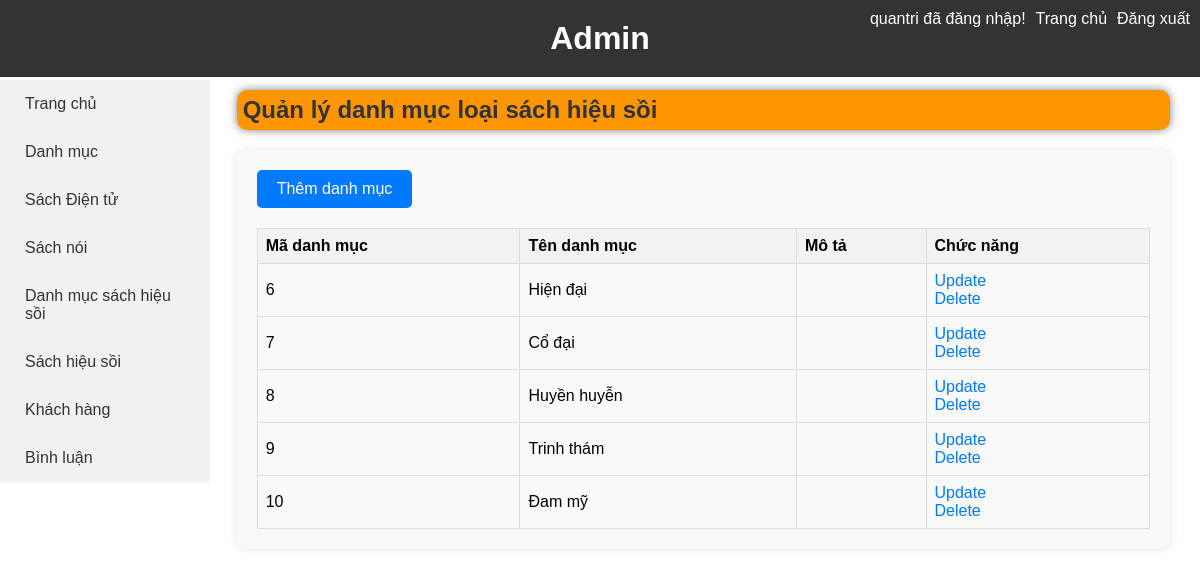
Page /admin/index.php?act=listdmhieusoi (signed in) on the committed database.
### tables this page shows
CREATE TABLE `danhmuc_sachsoi` (
  `MaDM` int NOT NULL AUTO_INCREMENT,
  `TenDM` varchar(255) NOT NULL,
  `MoTa` text,
  PRIMARY KEY (`MaDM`)
);

### admin/dmhieusoi/list_dm.php (the view, shortened to what this page needs)
<?php
    require_once "../db/db.php";
$results = mysqli_query($conn, 'SELECT * FROM danhmuc_sachsoi');
?>
<div class="content-header">
<h2> Quản lý danh mục loại sách hiệu sồi</h2>
    </div>
    <div class="container-2">
    <a href="index.php?act=adddmhieusoi" class="add-button">Thêm danh mục</a>
        <table class="table">
            <tr>
                <th>Mã danh mục</th>
                <th>Tên danh mục</th>
                <th>Mô tả</th>
                <th>Chức năng</th>
            </tr>
            <?php while($row = mysqli_fetch_assoc($results)){ ?>
                <tr>
                    <td>
                        <?php echo $row['MaDM']?>
                    </td>
                    <td>
                        <?php echo $row['TenDM']?>
                    </td>
                    <td>
                    </td>
                    <td>
                    <a class="link" href="index.php?act=updatedmhieusoi&MaDM=<?php echo $row['MaDM']; ?>">Update</a>
                        <br>
                        <a class="link" href="index.php?act=deletedmhieusoi&MaDM=<?php echo $row['MaDM']; ?>">Delete</a>
                    </td>
                </tr>
                <?php } ?>
        </table>
    </div>

### admin/style.css (style rules this page uses)
* { margin: 0; padding: 0; box-sizing: border-box; }
body { font-family: Arial, sans-serif; }
.content-header { box-shadow: 0px 0px 10px 0px rgba(0,0,0,0.5); border-radius: 10px; padding: 6px; background-color: #ff9500; margin: 10px auto; width: 94%; }
.content-header h2 { color: #333; }
.table { width: 100%; border-collapse: collapse; }
.table th, .table td { border: 1px solid #ddd; padding: 8px; text-align: left; }
.table th { background-color: #f2f2f2; font-weight: bold; }
.container-2 { width: 94%; margin: 20px auto; padding: 20px; background-color: #f9f9f9; border-radius: 8px; box-shadow: 0px 0px 10px 0px rgba(0,0,0,0.1); }
.add-button { display: inline-block; padding: 10px 20px; background-color: #007bff; color: #fff; text-decoration: none; border-radius: 5px; margin-bottom: 20px; }
.table th { background-color: #f2f2f2; }
.link { text-decoration: none; color: #007bff; }

### rows in the picture
danhmuc_sachsoi: MaDM "6", TenDM "Hiện đại"
danhmuc_sachsoi: MaDM "7", TenDM "Cổ đại"
danhmuc_sachsoi: MaDM "8", TenDM "Huyền huyễn"
danhmuc_sachsoi: MaDM "9", TenDM "Trinh thám"
danhmuc_sachsoi: MaDM "10", TenDM "Đam mỹ"

### other values in the picture
$_SESSION['HoTen'] "quantri"
